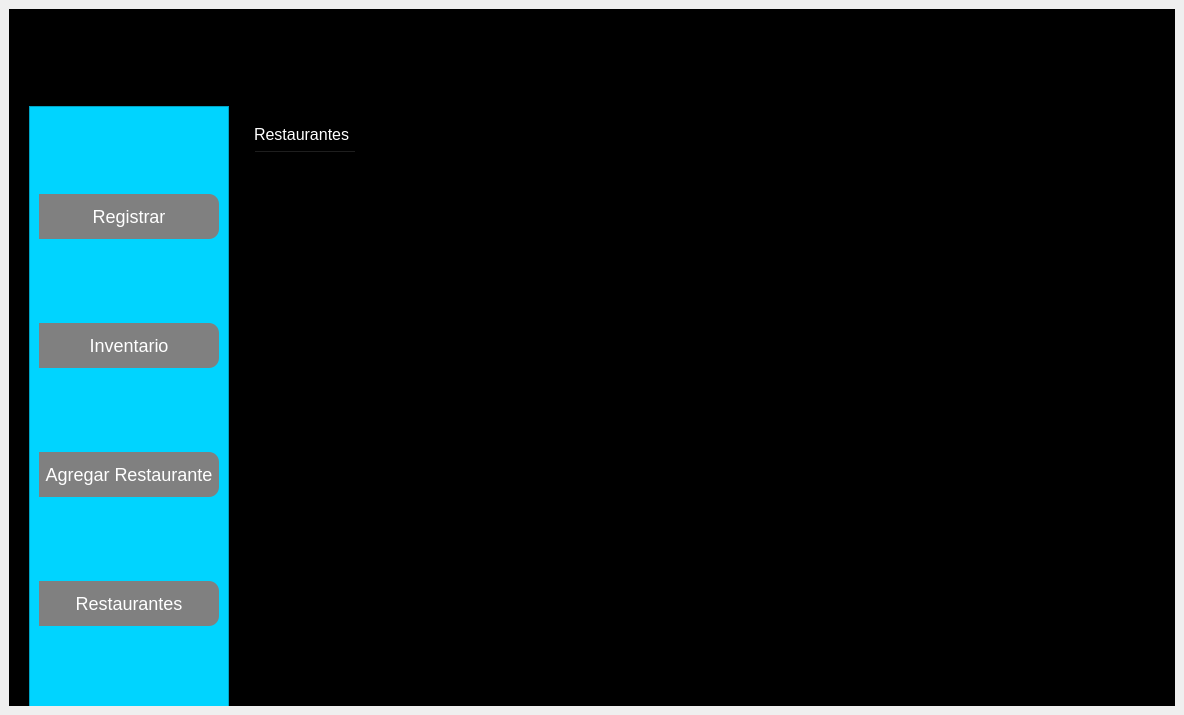
<?xml version="1.0" encoding="UTF-8"?>
<ui version="4.0">
 <class>MainWindow</class>
 <widget class="QMainWindow" name="MainWindow">
  <property name="geometry">
   <rect>
    <x>0</x>
    <y>0</y>
    <width>1184</width>
    <height>715</height>
   </rect>
  </property>
  <property name="windowTitle">
   <string>MainWindow</string>
  </property>
  <widget class="QWidget" name="centralwidget">
   <layout class="QVBoxLayout" name="verticalLayout_3">
    <item>
     <widget class="QFrame" name="frame">
      <property name="minimumSize">
       <size>
        <width>843</width>
        <height>631</height>
       </size>
      </property>
      <property name="styleSheet">
       <string notr="true">QFrame{
background-color:#000000;
}</string>
      </property>
      <property name="frameShape">
       <enum>QFrame::StyledPanel</enum>
      </property>
      <property name="frameShadow">
       <enum>QFrame::Raised</enum>
      </property>
      <layout class="QVBoxLayout" name="verticalLayout_11">
       <item>
        <widget class="QFrame" name="navbar">
         <property name="minimumSize">
          <size>
           <width>843</width>
           <height>71</height>
          </size>
         </property>
         <property name="styleSheet">
          <string notr="true">QFrame{
background-color:#000000;
}

QPushButton{
border:none;
background:none;
}
</string>
         </property>
         <property name="frameShape">
          <enum>QFrame::StyledPanel</enum>
         </property>
         <property name="frameShadow">
          <enum>QFrame::Raised</enum>
         </property>
         <layout class="QHBoxLayout" name="horizontalLayout_3">
          <item>
           <layout class="QHBoxLayout" name="horizontalLayout">
            <item>
             <widget class="QPushButton" name="menu">
              <property name="minimumSize">
               <size>
                <width>40</width>
                <height>40</height>
               </size>
              </property>
              <property name="text">
               <string/>
              </property>
              <property name="icon">
               <iconset>
                <normaloff>img/menu.png</normaloff>img/menu.png</iconset>
              </property>
              <property name="iconSize">
               <size>
                <width>45</width>
                <height>45</height>
               </size>
              </property>
             </widget>
            </item>
            <item>
             <spacer name="horizontalSpacer">
              <property name="orientation">
               <enum>Qt::Horizontal</enum>
              </property>
              <property name="sizeHint" stdset="0">
               <size>
                <width>40</width>
                <height>20</height>
               </size>
              </property>
             </spacer>
            </item>
            <item>
             <widget class="QPushButton" name="cerrar">
              <property name="minimumSize">
               <size>
                <width>40</width>
                <height>40</height>
               </size>
              </property>
              <property name="text">
               <string/>
              </property>
              <property name="icon">
               <iconset>
                <normaloff>img/cerrar.png</normaloff>img/cerrar.png</iconset>
              </property>
              <property name="iconSize">
               <size>
                <width>30</width>
                <height>35</height>
               </size>
              </property>
             </widget>
            </item>
           </layout>
          </item>
         </layout>
        </widget>
       </item>
       <item>
        <widget class="QFrame" name="main">
         <property name="minimumSize">
          <size>
           <width>843</width>
           <height>631</height>
          </size>
         </property>
         <property name="maximumSize">
          <size>
           <width>16777215</width>
           <height>16777215</height>
          </size>
         </property>
         <property name="styleSheet">
          <string notr="true">QFrame{
background-color:#000000;
}</string>
         </property>
         <property name="frameShape">
          <enum>QFrame::StyledPanel</enum>
         </property>
         <property name="frameShadow">
          <enum>QFrame::Raised</enum>
         </property>
         <layout class="QHBoxLayout" name="horizontalLayout_2">
          <item>
           <widget class="QFrame" name="sidebar">
            <property name="minimumSize">
             <size>
              <width>200</width>
              <height>0</height>
             </size>
            </property>
            <property name="maximumSize">
             <size>
              <width>0</width>
              <height>16777215</height>
             </size>
            </property>
            <property name="styleSheet">
             <string notr="true">QFrame{
background-color:rgb(0, 212, 255);
}

QPushButton{
background-color:gray;
border:none;
color:white;
font-size:18px;
border-top-right-radius:10px;
border-bottom-right-radius:10px;
}</string>
            </property>
            <property name="frameShape">
             <enum>QFrame::StyledPanel</enum>
            </property>
            <property name="frameShadow">
             <enum>QFrame::Raised</enum>
            </property>
            <layout class="QVBoxLayout" name="verticalLayout">
             <item>
              <widget class="QPushButton" name="btn_registrar">
               <property name="minimumSize">
                <size>
                 <width>160</width>
                 <height>45</height>
                </size>
               </property>
               <property name="text">
                <string>Registrar</string>
               </property>
              </widget>
             </item>
             <item>
              <widget class="QPushButton" name="btn_todo">
               <property name="minimumSize">
                <size>
                 <width>160</width>
                 <height>45</height>
                </size>
               </property>
               <property name="text">
                <string>Inventario</string>
               </property>
              </widget>
             </item>
             <item>
              <widget class="QPushButton" name="btn_registrarRes">
               <property name="minimumSize">
                <size>
                 <width>160</width>
                 <height>45</height>
                </size>
               </property>
               <property name="text">
                <string>Agregar Restaurante</string>
               </property>
              </widget>
             </item>
             <item>
              <widget class="QPushButton" name="btn_todoRes">
               <property name="minimumSize">
                <size>
                 <width>160</width>
                 <height>45</height>
                </size>
               </property>
               <property name="text">
                <string>Restaurantes</string>
               </property>
              </widget>
             </item>
            </layout>
           </widget>
          </item>
          <item>
           <widget class="QFrame" name="paginas">
            <property name="minimumSize">
             <size>
              <width>561</width>
              <height>0</height>
             </size>
            </property>
            <property name="frameShape">
             <enum>QFrame::StyledPanel</enum>
            </property>
            <property name="frameShadow">
             <enum>QFrame::Raised</enum>
            </property>
            <layout class="QVBoxLayout" name="verticalLayout_2">
             <item>
              <widget class="QStackedWidget" name="stackedWidget">
               <property name="styleSheet">
                <string notr="true">QWidget{
background-color:#000000;
}

QLineEdit{
border:1px solid #fff;
background-color:#b1b1b1;
}

QComboBox{
border:1px solid #fff;
background-color:#b1b1b1;
}

QLabel{
background:none;
color:#fff;
font-size:16px;
}

QPushButton{
background-color:rgb(0, 212, 255);
border:none;
color:#000000;
border-radius:10px;
}</string>
               </property>
               <property name="currentIndex">
                <number>2</number>
               </property>
               <widget class="QWidget" name="pagina_registrar">
                <layout class="QVBoxLayout" name="verticalLayout_12">
                 <item>
                  <layout class="QVBoxLayout" name="verticalLayout_9">
                   <item>
                    <widget class="QLabel" name="label_11">
                     <property name="text">
                      <string>Registrar Producto</string>
                     </property>
                    </widget>
                   </item>
                   <item>
                    <spacer name="verticalSpacer_3">
                     <property name="orientation">
                      <enum>Qt::Vertical</enum>
                     </property>
                     <property name="sizeHint" stdset="0">
                      <size>
                       <width>20</width>
                       <height>40</height>
                      </size>
                     </property>
                    </spacer>
                   </item>
                   <item>
                    <widget class="QLabel" name="label_12">
                     <property name="minimumSize">
                      <size>
                       <width>90</width>
                       <height>20</height>
                      </size>
                     </property>
                     <property name="text">
                      <string>Producto</string>
                     </property>
                    </widget>
                   </item>
                   <item>
                    <widget class="QLineEdit" name="input_producto">
                     <property name="minimumSize">
                      <size>
                       <width>301</width>
                       <height>41</height>
                      </size>
                     </property>
                    </widget>
                   </item>
                   <item>
                    <widget class="QLabel" name="label_13">
                     <property name="minimumSize">
                      <size>
                       <width>90</width>
                       <height>20</height>
                      </size>
                     </property>
                     <property name="text">
                      <string>Cantidad</string>
                     </property>
                    </widget>
                   </item>
                   <item>
                    <widget class="QLineEdit" name="input_cantidad">
                     <property name="minimumSize">
                      <size>
                       <width>301</width>
                       <height>41</height>
                      </size>
                     </property>
                    </widget>
                   </item>
                   <item>
                    <widget class="QLabel" name="label_14">
                     <property name="minimumSize">
                      <size>
                       <width>90</width>
                       <height>20</height>
                      </size>
                     </property>
                     <property name="text">
                      <string>Restaurante</string>
                     </property>
                    </widget>
                   </item>
                   <item>
                    <widget class="QComboBox" name="combo">
                     <property name="minimumSize">
                      <size>
                       <width>301</width>
                       <height>41</height>
                      </size>
                     </property>
                     <property name="cursor">
                      <cursorShape>PointingHandCursor</cursorShape>
                     </property>
                    </widget>
                   </item>
                   <item>
                    <spacer name="verticalSpacer_4">
                     <property name="orientation">
                      <enum>Qt::Vertical</enum>
                     </property>
                     <property name="sizeHint" stdset="0">
                      <size>
                       <width>20</width>
                       <height>40</height>
                      </size>
                     </property>
                    </spacer>
                   </item>
                   <item>
                    <widget class="QPushButton" name="btn_agregar">
                     <property name="minimumSize">
                      <size>
                       <width>150</width>
                       <height>40</height>
                      </size>
                     </property>
                     <property name="text">
                      <string>Agregar</string>
                     </property>
                    </widget>
                   </item>
                  </layout>
                 </item>
                </layout>
               </widget>
               <widget class="QWidget" name="pagina_todo">
                <layout class="QVBoxLayout" name="verticalLayout_10">
                 <item>
                  <widget class="QLabel" name="label_15">
                   <property name="text">
                    <string>Inventario</string>
                   </property>
                  </widget>
                 </item>
                 <item>
                  <widget class="QTableWidget" name="tabla">
                   <column>
                    <property name="text">
                     <string>Producto</string>
                    </property>
                   </column>
                   <column>
                    <property name="text">
                     <string>Cantidad</string>
                    </property>
                   </column>
                   <column>
                    <property name="text">
                     <string>Restaurante</string>
                    </property>
                   </column>
                  </widget>
                 </item>
                </layout>
               </widget>
               <widget class="QWidget" name="pagina_todoRes">
                <layout class="QVBoxLayout" name="verticalLayout_7">
                 <item>
                  <widget class="QLabel" name="label_2">
                   <property name="text">
                    <string>Restaurantes</string>
                   </property>
                  </widget>
                 </item>
                 <item>
                  <widget class="QTableWidget" name="tablaRes">
                   <column>
                    <property name="text">
                     <string>nombre</string>
                    </property>
                   </column>
                  </widget>
                 </item>
                </layout>
               </widget>
               <widget class="QWidget" name="pagina_registrarRes">
                <layout class="QVBoxLayout" name="verticalLayout_6">
                 <item>
                  <widget class="QLabel" name="label">
                   <property name="text">
                    <string>Registrar Restaurante</string>
                   </property>
                  </widget>
                 </item>
                 <item>
                  <layout class="QVBoxLayout" name="verticalLayout_5">
                   <item>
                    <layout class="QVBoxLayout" name="verticalLayout_4">
                     <item>
                      <spacer name="verticalSpacer_2">
                       <property name="orientation">
                        <enum>Qt::Vertical</enum>
                       </property>
                       <property name="sizeHint" stdset="0">
                        <size>
                         <width>20</width>
                         <height>40</height>
                        </size>
                       </property>
                      </spacer>
                     </item>
                     <item>
                      <widget class="QLabel" name="label_3">
                       <property name="text">
                        <string>Nombre</string>
                       </property>
                      </widget>
                     </item>
                     <item>
                      <widget class="QLineEdit" name="input_nombreRes">
                       <property name="minimumSize">
                        <size>
                         <width>301</width>
                         <height>41</height>
                        </size>
                       </property>
                      </widget>
                     </item>
                    </layout>
                   </item>
                   <item>
                    <spacer name="verticalSpacer">
                     <property name="orientation">
                      <enum>Qt::Vertical</enum>
                     </property>
                     <property name="sizeHint" stdset="0">
                      <size>
                       <width>20</width>
                       <height>40</height>
                      </size>
                     </property>
                    </spacer>
                   </item>
                   <item>
                    <widget class="QPushButton" name="btn_agregarRes">
                     <property name="minimumSize">
                      <size>
                       <width>150</width>
                       <height>35</height>
                      </size>
                     </property>
                     <property name="text">
                      <string>Agregar</string>
                     </property>
                    </widget>
                   </item>
                  </layout>
                 </item>
                </layout>
               </widget>
              </widget>
             </item>
            </layout>
           </widget>
          </item>
         </layout>
        </widget>
       </item>
      </layout>
     </widget>
    </item>
   </layout>
  </widget>
 </widget>
 <resources/>
 <connections/>
</ui>
